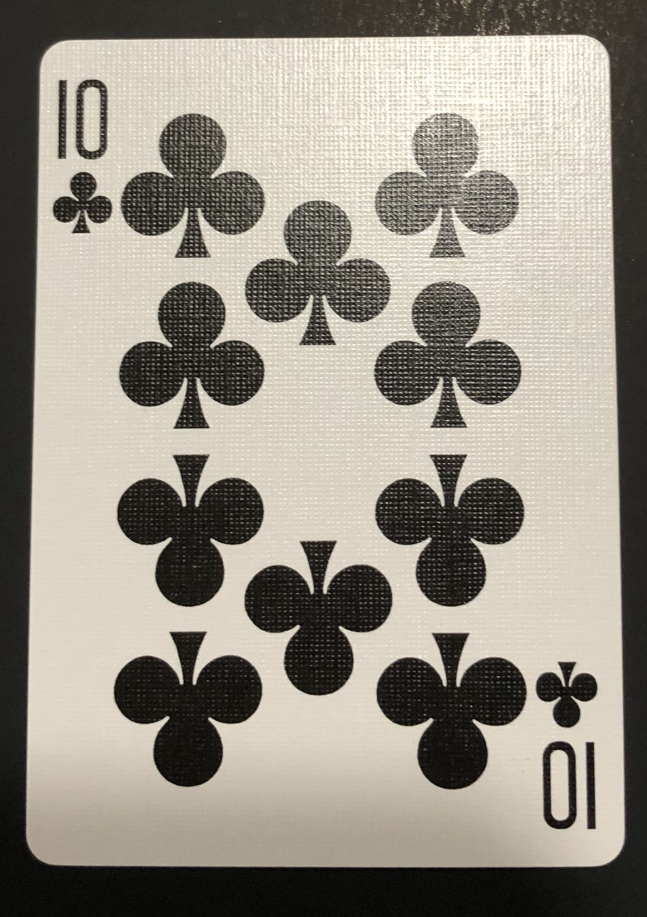
#> input picture cs543/final/orig_photos/10c.jpg, 1294 x 1834 px (shown at 1/2 size); its folder holds only this picture in this run
$ python load_images.py
#> lines starting #> are read from the running program, lines starting #| are printed output that depends on the picture; after the words box and inside, x2 and y2 are one past the last pixel; in counts of white or black regions, pixels touching at a corner belong together
import os
import cv2
import numpy as np

path = 'orig_photos'
numcards = 53
min_x = 2127
min_y = 1525
for filename in os.listdir(path):
    if filename.endswith(".jpg"):
        p = 'orig_photos/' + filename
        im = cv2.imread(p)
#> im is the input picture: shape (1834, 1294, 3); mean B, G, R 131.7, 142.9, 148.3
        gray = cv2.cvtColor(im,cv2.COLOR_BGR2GRAY)
        blur = cv2.GaussianBlur(gray,(1,1),1000)
        flag, thresh = cv2.threshold(blur, 120, 255, cv2.THRESH_BINARY)
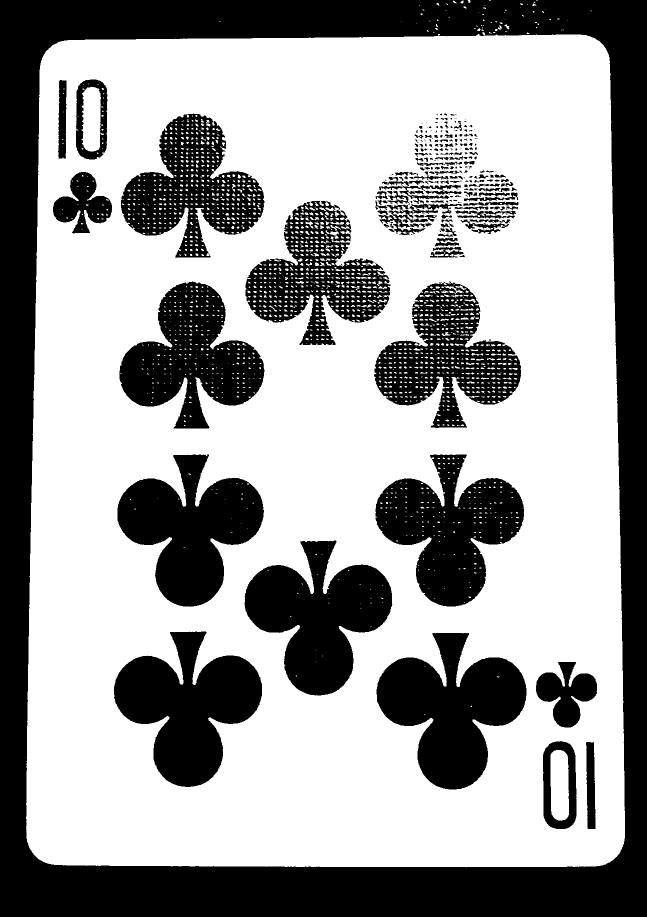
#> thresh: shape (1834, 1294) (shown at 1/2 size); 62.2% white; 257 black regions (122 under 20 px), largest, box (x1, y1, x2, y2) and area: (0, 0, 1294, 1834) 434470, (753, 1266, 1053, 1579) 52176, (228, 1263, 524, 1574) 51273
#> (the run stopped early here; a loop or call above may not have finished)

$ run again, on cs543/final/orig_photos/6h.jpg
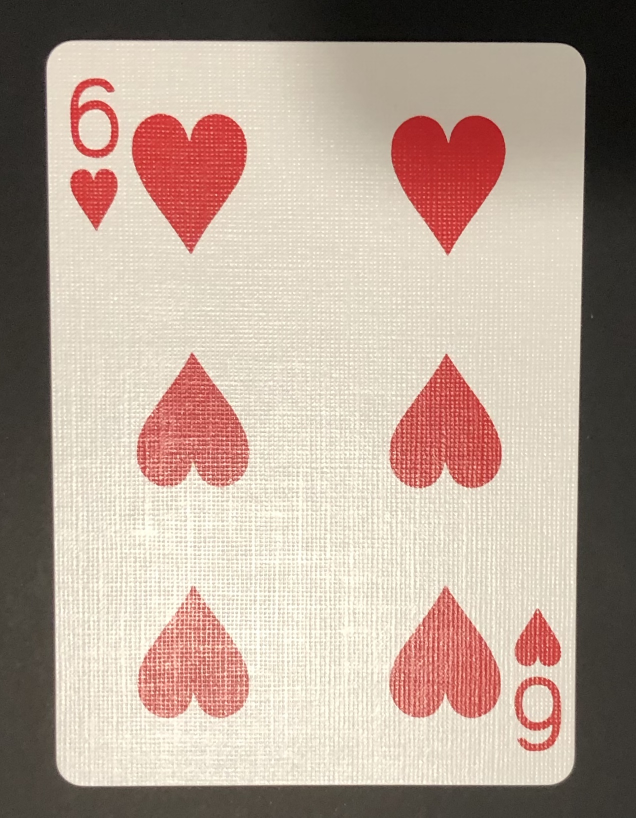
#> input picture cs543/final/orig_photos/6h.jpg, 1272 x 1635 px (shown at 1/2 size)
#> im is the input picture: shape (1635, 1272, 3); mean B, G, R 149.6, 162.6, 182.4
#> `gray = cv2.cvtColor(im,cv2.COLOR_BGR2GRAY)`:
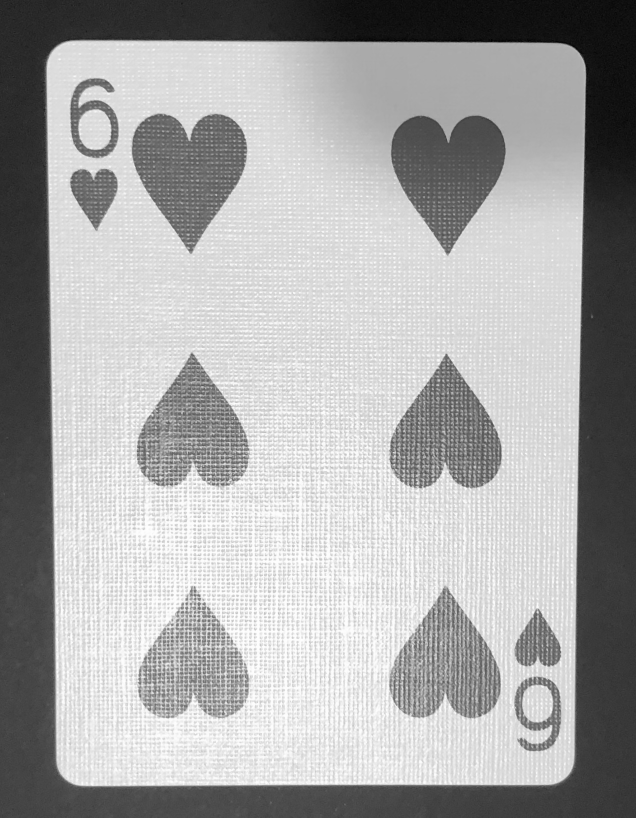
#> gray: shape (1635, 1272) (shown at 1/2 size); min 1, max 254, mean 167.1
#> `flag, thresh = cv2.threshold(blur, 120, 255, cv2.THRESH_BINARY)`:
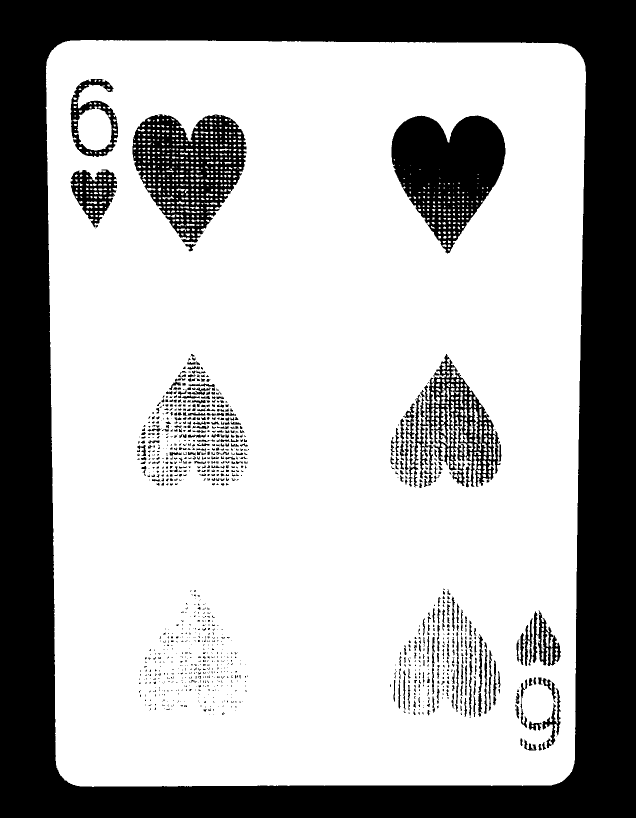
#> thresh: shape (1635, 1272) (shown at 1/2 size); 69.4% white; 1168 black regions (792 under 20 px), largest, box (x1, y1, x2, y2) and area: (0, 0, 1272, 1635) 508612, (783, 231, 1011, 507) 38486, (265, 228, 493, 485) 31709

$ run again, on cs543/final/orig_photos/8d.jpg
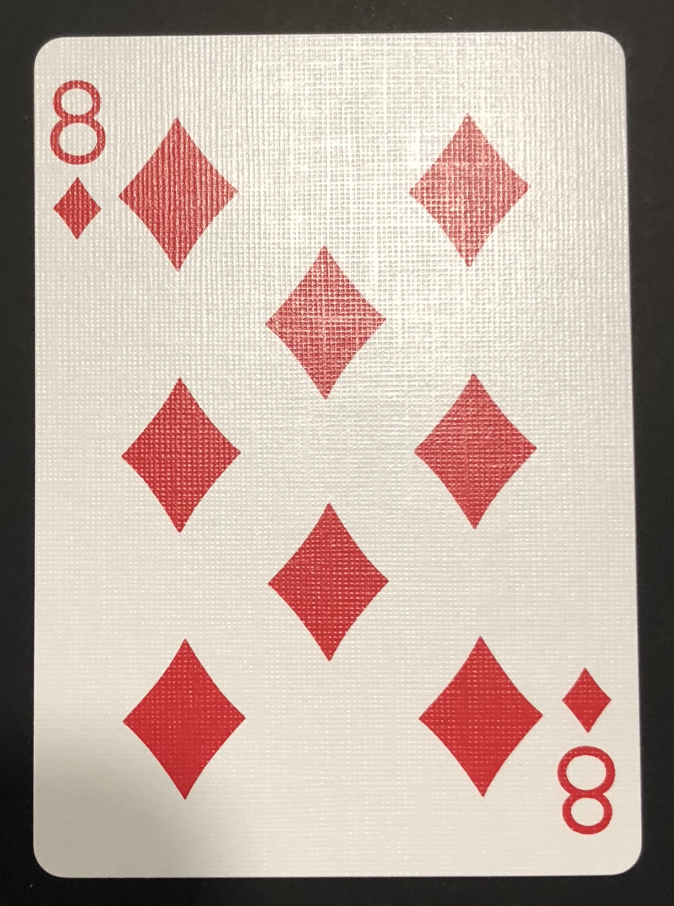
#> input picture cs543/final/orig_photos/8d.jpg, 1348 x 1811 px (shown at 1/2 size)
#> im is the input picture: shape (1811, 1348, 3); mean B, G, R 163.8, 173.8, 193.2
#> `gray = cv2.cvtColor(im,cv2.COLOR_BGR2GRAY)`:
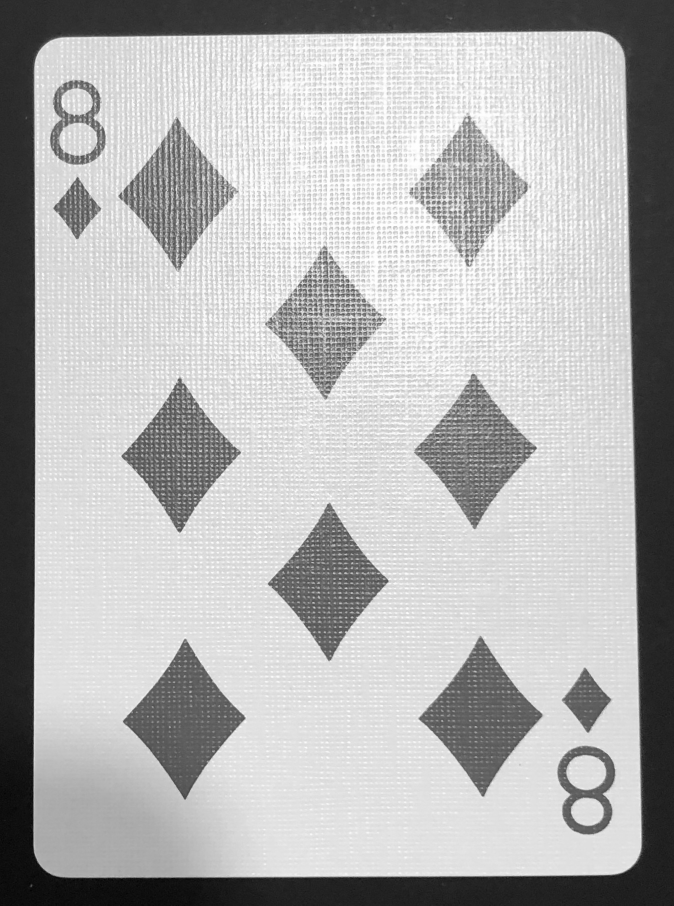
#> gray: shape (1811, 1348) (shown at 1/2 size); min 0, max 255, mean 178.4
#> `flag, thresh = cv2.threshold(blur, 120, 255, cv2.THRESH_BINARY)`:
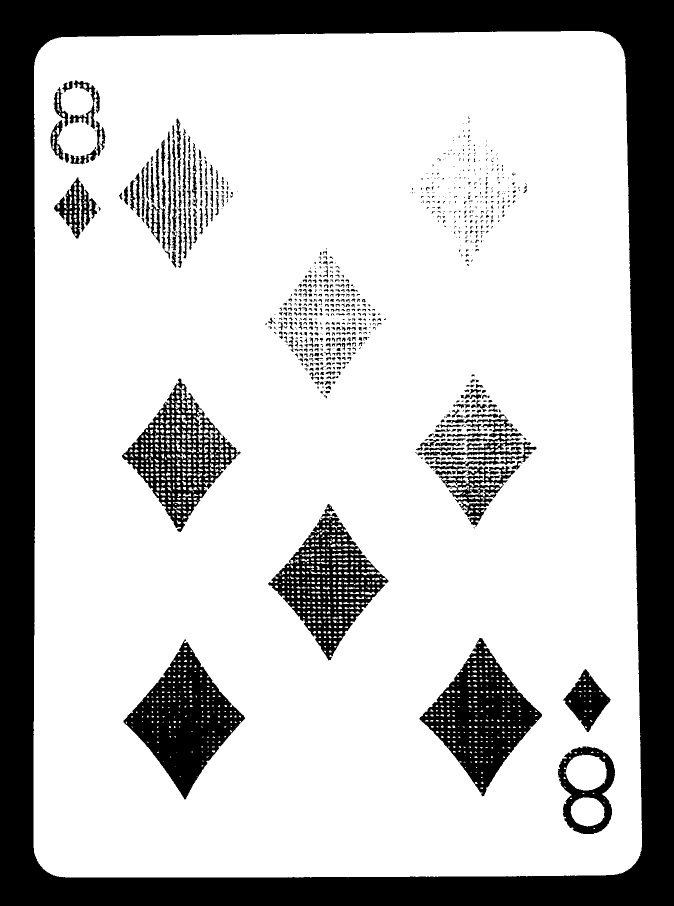
#> thresh: shape (1811, 1348) (shown at 1/2 size); 75.5% white; 880 black regions (538 under 20 px), largest, box (x1, y1, x2, y2) and area: (0, 0, 1348, 1811) 422452, (247, 1279, 490, 1599) 33631, (839, 1276, 1084, 1593) 32439

$ run again, on cs543/final/orig_photos/8h.jpg
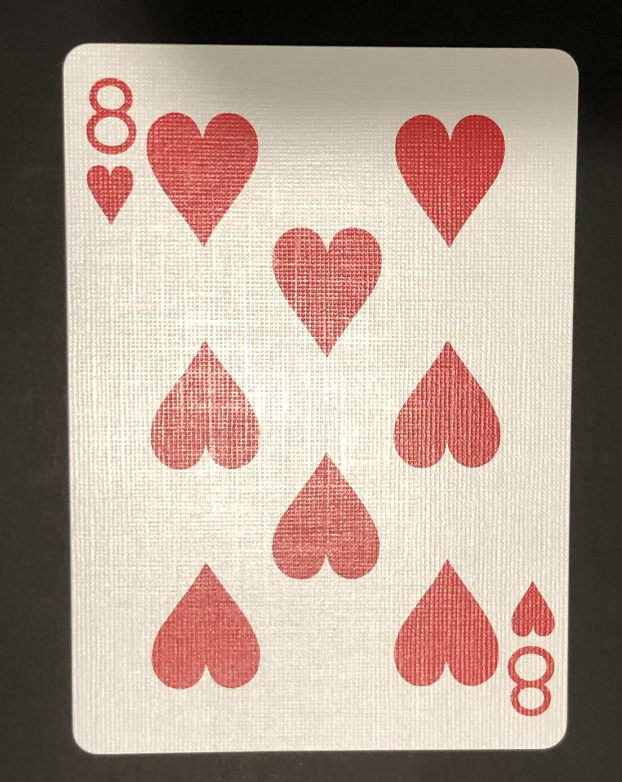
#> input picture cs543/final/orig_photos/8h.jpg, 1244 x 1563 px (shown at 1/2 size)
#> im is the input picture: shape (1563, 1244, 3); mean B, G, R 141.9, 154.5, 175.2
#> `gray = cv2.cvtColor(im,cv2.COLOR_BGR2GRAY)`:
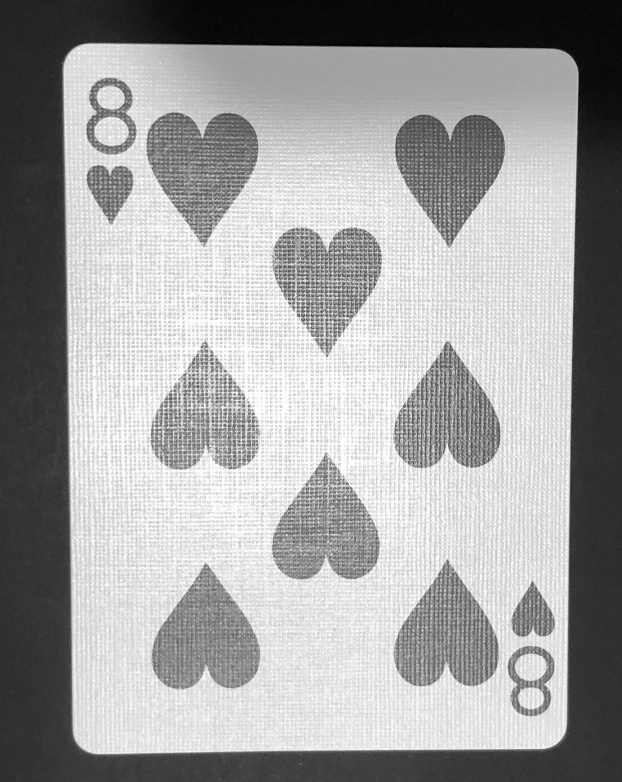
#> gray: shape (1563, 1244) (shown at 1/2 size); min 0, max 255, mean 159.3
#> `flag, thresh = cv2.threshold(blur, 120, 255, cv2.THRESH_BINARY)`:
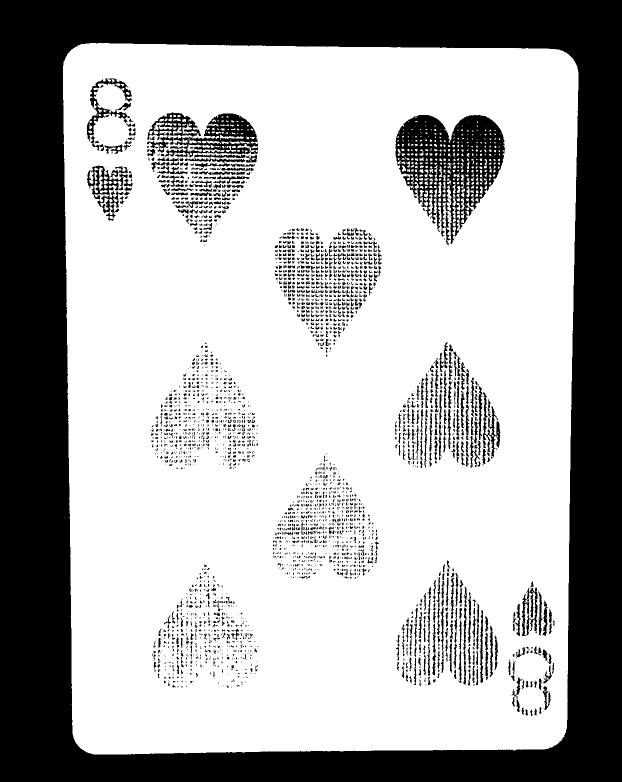
#> thresh: shape (1563, 1244) (shown at 1/2 size); 67.6% white; 2776 black regions (2008 under 20 px), largest, box (x1, y1, x2, y2) and area: (0, 0, 1244, 1563) 523901, (791, 230, 1010, 491) 27407, (294, 225, 516, 316) 10091

$ run again, on cs543/final/orig_photos/10d.jpg
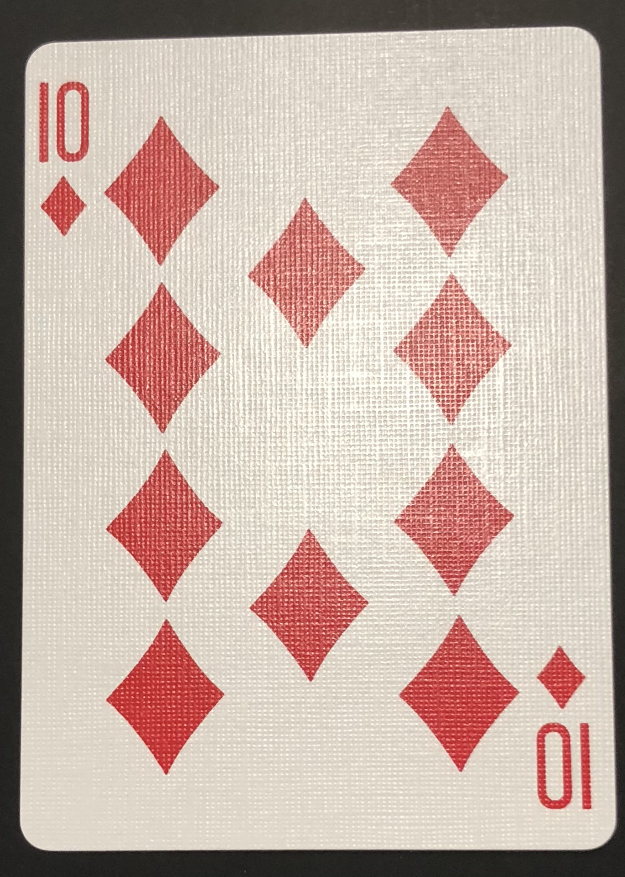
#> input picture cs543/final/orig_photos/10d.jpg, 1250 x 1753 px (shown at 1/2 size)
#> im is the input picture: shape (1753, 1250, 3); mean B, G, R 166.3, 176.1, 198.2
#> `gray = cv2.cvtColor(im,cv2.COLOR_BGR2GRAY)`:
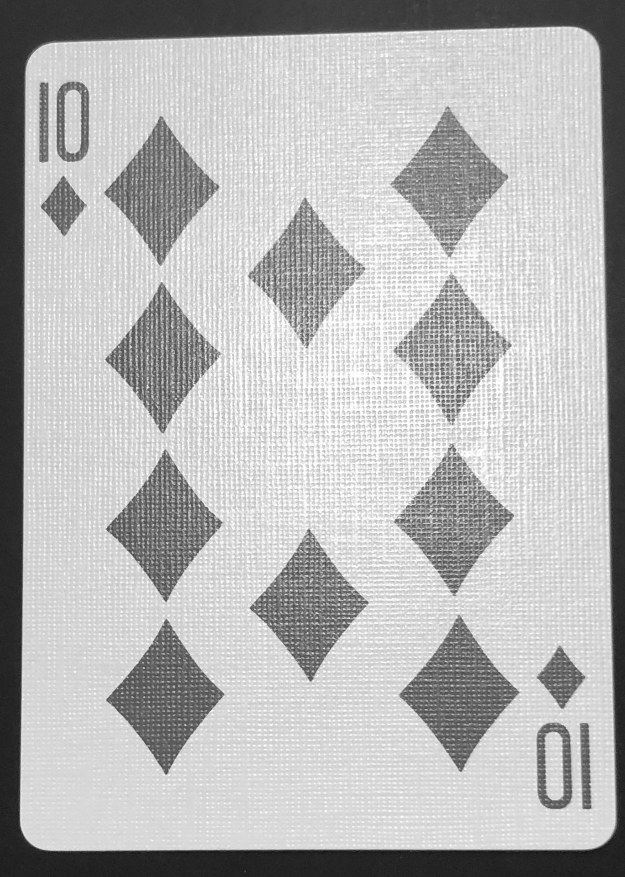
#> gray: shape (1753, 1250) (shown at 1/2 size); min 10, max 255, mean 181.6
#> `flag, thresh = cv2.threshold(blur, 120, 255, cv2.THRESH_BINARY)`:
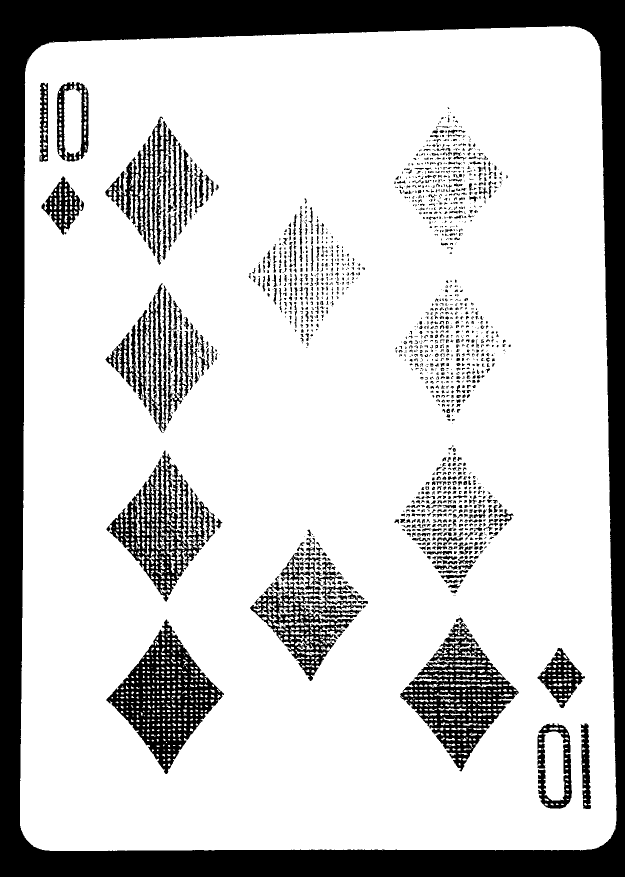
#> thresh: shape (1753, 1250) (shown at 1/2 size); 79.2% white; 1685 black regions (1039 under 20 px), largest, box (x1, y1, x2, y2) and area: (0, 0, 1250, 1753) 282696, (213, 1239, 448, 1548) 27352, (800, 1235, 1038, 1543) 24781
